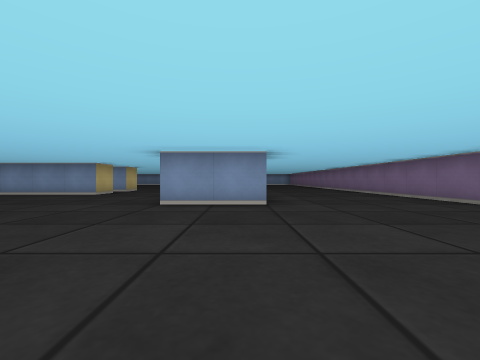
View 1 (above)

21 first-person views from a walk through a cub3D ray-caster map. The camera is about half as high as the walls, looks level and sees 90° across. The floor is counted in squares. Each view is taken from the middle of a square. On the plan, view 1 faces up. The plan holds only what a view shows up to about 9 squares ahead; the rest is blank.

View 2
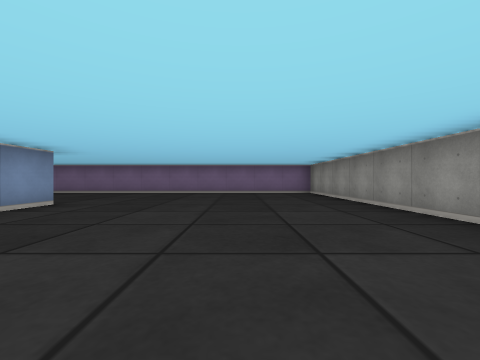

View 3
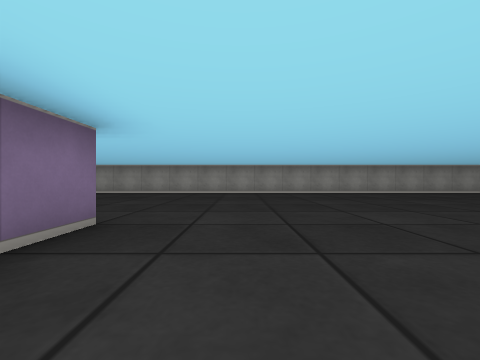

View 4
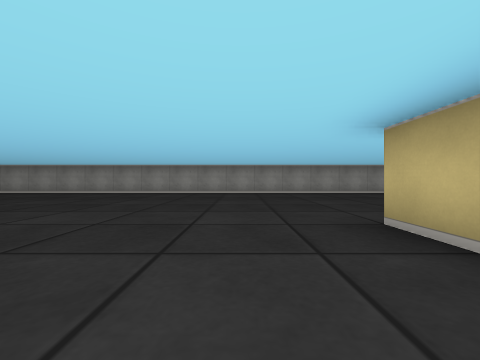

View 5
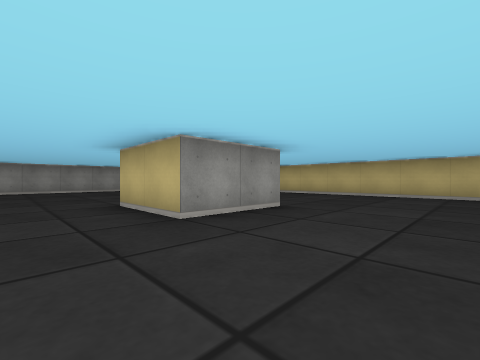

View 6
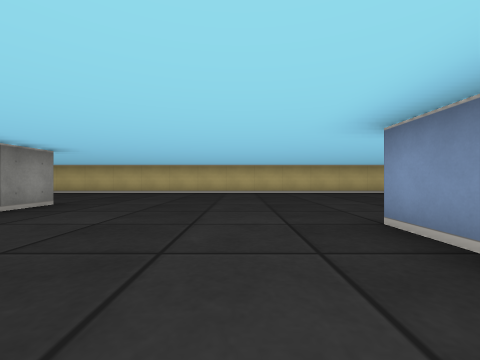

View 7
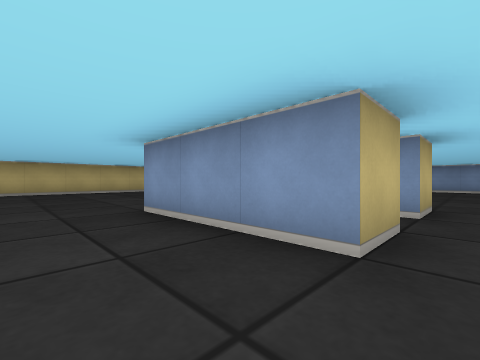

View 8
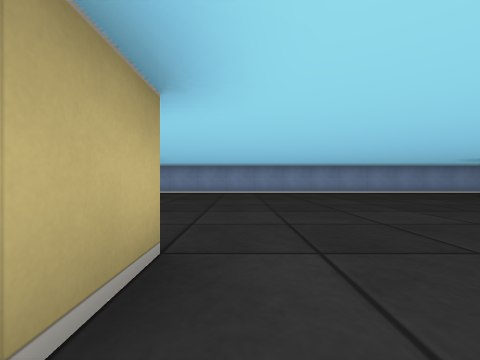

View 9
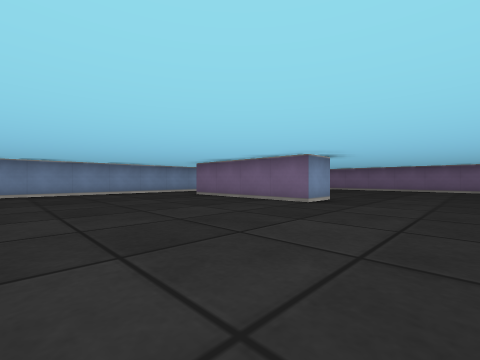

View 10
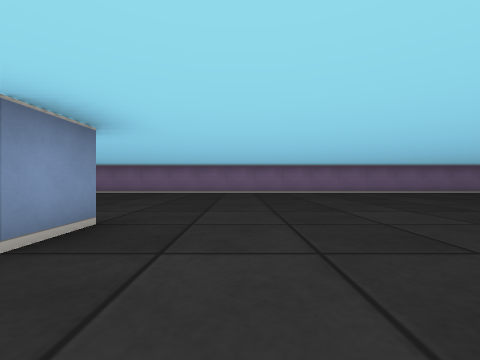

View 11
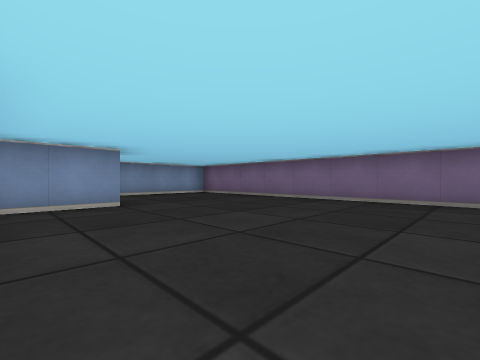

View 12
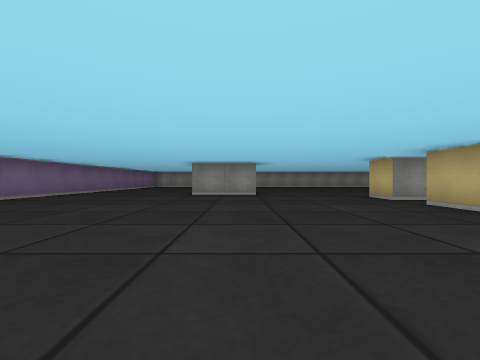

View 13
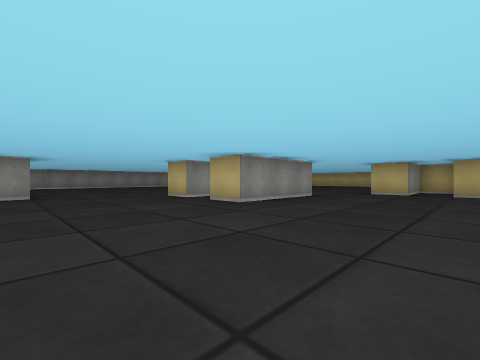

View 14
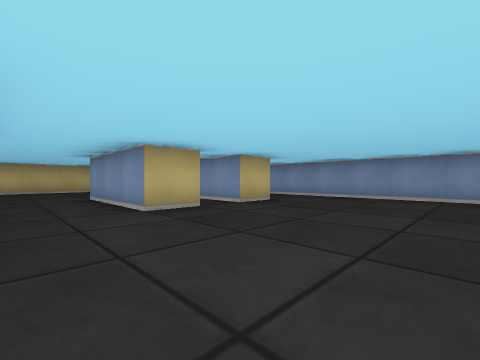

View 15
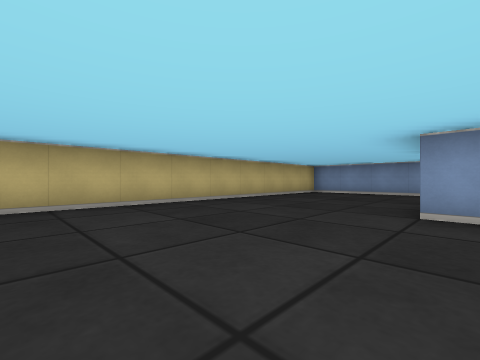

View 16
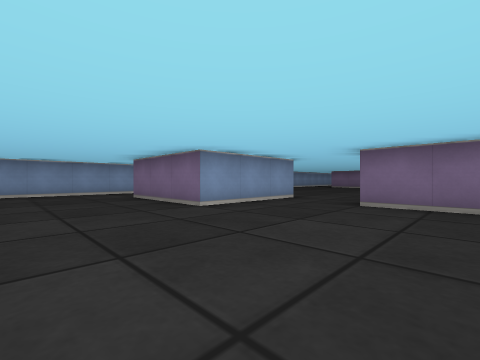

View 17
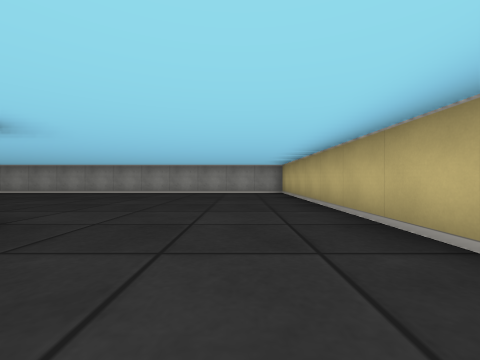

View 18
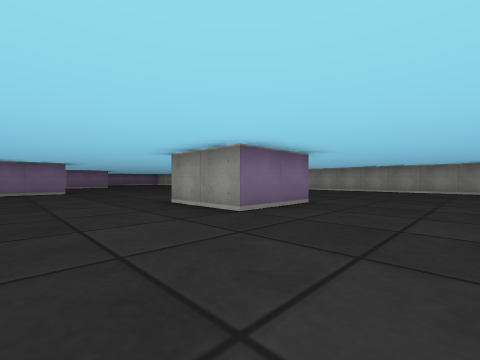

View 19
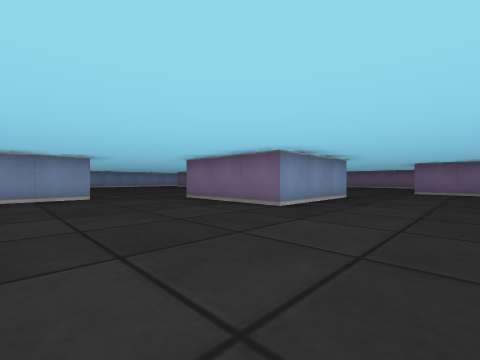

View 20
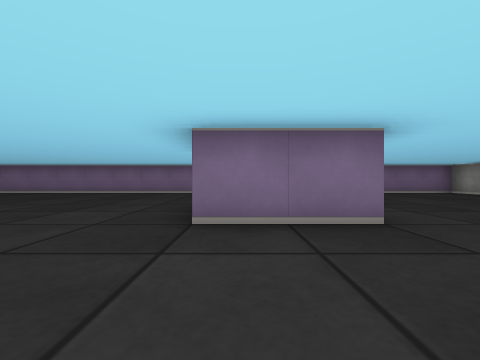

View 21
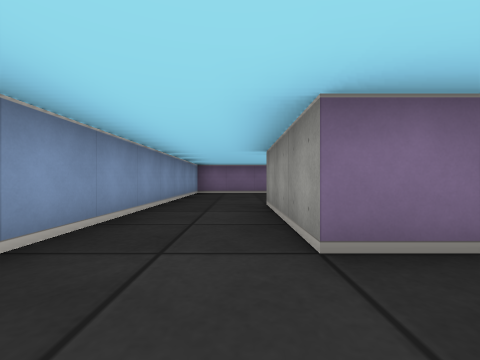

### Floor plan
Points are (right, up) in squares from view 1. A wall is a line through its corners. A room is listed if a view was taken in it or the views show most of it. See-through windows are left out.
Room 1 (views 1, 2, 3, 4, 5, 6, 7, 8, 9, 10, 11, 12, 13, 14, 15, 16, 17, 18, 19, 20, 21)
walls: (-5.4, 8.5) (-4.5, 8.5) (-4.5, 7.5) (-7.5, 7.5) (-7.5, 10.5) (-4.5, 10.5) (-4.5, 9.5); (-9.5, 14.5) (-9.5, 13.5); (-11.5, 13.5) (-11.5, 12.5) (-9.5, 12.5) (-9.5, 11.5) (-12.5, 11.5); (-12.5, 13) (-12.5, 14.5); (-11.5, 17.5) (-11.5, 16.5) (-14.5, 16.5) (-14.5, 19.5); (-14.5, 4.5) (-14.5, 6.5) (-12.5, 6.5) (-12.5, 4.5); (-1.5, 15.5) (-2.5, 15.5) (-2.5, 19.5) (0.5, 19.5); (-11.5, 19.5) (-11.5, 18.5) (-13, 18.5); (0.5, 4.5) (-1.5, 4.5) (-1.5, 6.5) (0.5, 6.5); (0.5, 18.5) (-1, 18.5); (-18.5, 21.2) (-18.5, -1.5) (4.5, -1.5) (4.5, 21.5) (-18.2, 21.5)

Where each view was taken, in squares from view 1:
view 1: 0 up, 0 right, facing up
view 2: 1 up, 4 left, facing right
view 3: 7 up, 3 left, facing down
view 4: 7 up, 11 left, facing down
view 5: 9 up, 11 left, facing down-left
view 6: 10 up, 10 left, facing left
view 7: 10 up, 9 left, facing up-left
view 8: 13 up, 9 left, facing up
view 9: 13 up, 7 left, facing up-right
view 10: 14 up, 4 left, facing right
view 11: 14 up, 1 left, facing up-right
view 12: 14 up, 1 left, facing down
view 13: 14 up, 1 left, facing down-left
view 14: 15 up, 8 left, facing up-left
view 15: 13 up, 14 left, facing up-left
view 16: 13 up, 17 left, facing up-right
view 17: 7 up, 17 left, facing down
view 18: 9 up, 17 left, facing down-right
view 19: 5 up, 11 left, facing up-right
view 20: 6 up, 4 left, facing right
view 21: 20 up, 4 left, facing right
